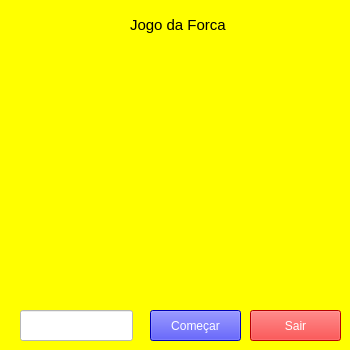
<?xml version="1.0" encoding="UTF-8"?>
<ui version="4.0">
 <class>Jogoforca</class>
 <widget class="QWidget" name="Jogoforca">
  <property name="geometry">
   <rect>
    <x>0</x>
    <y>0</y>
    <width>350</width>
    <height>350</height>
   </rect>
  </property>
  <property name="minimumSize">
   <size>
    <width>350</width>
    <height>350</height>
   </size>
  </property>
  <property name="maximumSize">
   <size>
    <width>350</width>
    <height>350</height>
   </size>
  </property>
  <property name="windowTitle">
   <string>Jogo da Forca</string>
  </property>
  <property name="styleSheet">
   <string notr="true">background-color: yellow;</string>
  </property>
  <widget class="QLabel" name="label">
   <property name="geometry">
    <rect>
     <x>130</x>
     <y>0</y>
     <width>110</width>
     <height>50</height>
    </rect>
   </property>
   <property name="minimumSize">
    <size>
     <width>110</width>
     <height>50</height>
    </size>
   </property>
   <property name="maximumSize">
    <size>
     <width>110</width>
     <height>50</height>
    </size>
   </property>
   <property name="styleSheet">
    <string notr="true">font: 15px;
background-color:transparent;</string>
   </property>
   <property name="text">
    <string>Jogo da Forca</string>
   </property>
  </widget>
  <widget class="QPushButton" name="sairforca">
   <property name="geometry">
    <rect>
     <x>250</x>
     <y>310</y>
     <width>91</width>
     <height>31</height>
    </rect>
   </property>
   <property name="styleSheet">
    <string notr="true">background-color: red;
color: white;</string>
   </property>
   <property name="text">
    <string>Sair</string>
   </property>
  </widget>
  <widget class="QLabel" name="Informacoes">
   <property name="geometry">
    <rect>
     <x>150</x>
     <y>220</y>
     <width>201</width>
     <height>41</height>
    </rect>
   </property>
   <property name="styleSheet">
    <string notr="true">background-color:transparent;
font-size:15px;
</string>
   </property>
   <property name="text">
    <string/>
   </property>
  </widget>
  <widget class="QLabel" name="palavracerta">
   <property name="geometry">
    <rect>
     <x>10</x>
     <y>240</y>
     <width>151</width>
     <height>51</height>
    </rect>
   </property>
   <property name="styleSheet">
    <string notr="true">font-size:15px;
background-color:transparent;</string>
   </property>
   <property name="text">
    <string/>
   </property>
  </widget>
  <widget class="QLabel" name="cabeca">
   <property name="enabled">
    <bool>true</bool>
   </property>
   <property name="geometry">
    <rect>
     <x>90</x>
     <y>70</y>
     <width>41</width>
     <height>41</height>
    </rect>
   </property>
   <property name="text">
    <string/>
   </property>
   <property name="pixmap">
    <pixmap>../img/cabeça.png</pixmap>
   </property>
   <property name="scaledContents">
    <bool>true</bool>
   </property>
  </widget>
  <widget class="QLabel" name="corpo">
   <property name="enabled">
    <bool>true</bool>
   </property>
   <property name="geometry">
    <rect>
     <x>90</x>
     <y>110</y>
     <width>41</width>
     <height>31</height>
    </rect>
   </property>
   <property name="text">
    <string/>
   </property>
   <property name="pixmap">
    <pixmap>../img/corpo.png</pixmap>
   </property>
   <property name="scaledContents">
    <bool>true</bool>
   </property>
  </widget>
  <widget class="QLabel" name="bdireito">
   <property name="enabled">
    <bool>true</bool>
   </property>
   <property name="geometry">
    <rect>
     <x>130</x>
     <y>100</y>
     <width>31</width>
     <height>71</height>
    </rect>
   </property>
   <property name="text">
    <string/>
   </property>
   <property name="pixmap">
    <pixmap>../img/braçodireito.png</pixmap>
   </property>
   <property name="scaledContents">
    <bool>true</bool>
   </property>
  </widget>
  <widget class="QLabel" name="pesquerdo">
   <property name="enabled">
    <bool>true</bool>
   </property>
   <property name="geometry">
    <rect>
     <x>80</x>
     <y>140</y>
     <width>31</width>
     <height>51</height>
    </rect>
   </property>
   <property name="text">
    <string/>
   </property>
   <property name="pixmap">
    <pixmap>../img/péesquerdo.png</pixmap>
   </property>
   <property name="scaledContents">
    <bool>true</bool>
   </property>
  </widget>
  <widget class="QLabel" name="pdireito">
   <property name="enabled">
    <bool>true</bool>
   </property>
   <property name="geometry">
    <rect>
     <x>110</x>
     <y>140</y>
     <width>31</width>
     <height>51</height>
    </rect>
   </property>
   <property name="text">
    <string/>
   </property>
   <property name="pixmap">
    <pixmap>../img/pédireito.png</pixmap>
   </property>
   <property name="scaledContents">
    <bool>true</bool>
   </property>
  </widget>
  <widget class="QLabel" name="luffy">
   <property name="enabled">
    <bool>true</bool>
   </property>
   <property name="geometry">
    <rect>
     <x>220</x>
     <y>60</y>
     <width>101</width>
     <height>161</height>
    </rect>
   </property>
   <property name="text">
    <string/>
   </property>
   <property name="pixmap">
    <pixmap>../img/gear5.jpg</pixmap>
   </property>
   <property name="scaledContents">
    <bool>true</bool>
   </property>
  </widget>
  <widget class="QLabel" name="letraschutadas">
   <property name="geometry">
    <rect>
     <x>180</x>
     <y>270</y>
     <width>151</width>
     <height>31</height>
    </rect>
   </property>
   <property name="styleSheet">
    <string notr="true">background-color:transparent;
font-size:15px;
color: rgb(255, 255, 0);</string>
   </property>
   <property name="text">
    <string/>
   </property>
  </widget>
  <widget class="QLabel" name="besquerdo">
   <property name="enabled">
    <bool>true</bool>
   </property>
   <property name="geometry">
    <rect>
     <x>60</x>
     <y>90</y>
     <width>31</width>
     <height>71</height>
    </rect>
   </property>
   <property name="styleSheet">
    <string notr="true">background-color:transparent;</string>
   </property>
   <property name="text">
    <string/>
   </property>
   <property name="pixmap">
    <pixmap>../img/braçoesquerdo.png</pixmap>
   </property>
   <property name="scaledContents">
    <bool>true</bool>
   </property>
  </widget>
  <widget class="QLineEdit" name="chute">
   <property name="geometry">
    <rect>
     <x>20</x>
     <y>310</y>
     <width>113</width>
     <height>31</height>
    </rect>
   </property>
   <property name="styleSheet">
    <string notr="true">background-color:white;
font-size:15px;</string>
   </property>
  </widget>
  <widget class="QPushButton" name="enviar2">
   <property name="geometry">
    <rect>
     <x>150</x>
     <y>310</y>
     <width>91</width>
     <height>31</height>
    </rect>
   </property>
   <property name="styleSheet">
    <string notr="true">background-color: blue;
color: white;</string>
   </property>
   <property name="text">
    <string>Começar</string>
   </property>
  </widget>
  <widget class="QLabel" name="label_3">
   <property name="geometry">
    <rect>
     <x>-10</x>
     <y>0</y>
     <width>361</width>
     <height>361</height>
    </rect>
   </property>
   <property name="text">
    <string/>
   </property>
   <property name="pixmap">
    <pixmap>../img/wano.png</pixmap>
   </property>
   <property name="scaledContents">
    <bool>true</bool>
   </property>
  </widget>
  <widget class="QLabel" name="label_4">
   <property name="geometry">
    <rect>
     <x>-40</x>
     <y>-20</y>
     <width>191</width>
     <height>231</height>
    </rect>
   </property>
   <property name="styleSheet">
    <string notr="true">background-color:transparent;
</string>
   </property>
   <property name="text">
    <string/>
   </property>
   <property name="pixmap">
    <pixmap>../img/fisk.png</pixmap>
   </property>
   <property name="scaledContents">
    <bool>true</bool>
   </property>
  </widget>
  <zorder>label_3</zorder>
  <zorder>label</zorder>
  <zorder>sairforca</zorder>
  <zorder>Informacoes</zorder>
  <zorder>palavracerta</zorder>
  <zorder>cabeca</zorder>
  <zorder>corpo</zorder>
  <zorder>bdireito</zorder>
  <zorder>pesquerdo</zorder>
  <zorder>pdireito</zorder>
  <zorder>luffy</zorder>
  <zorder>letraschutadas</zorder>
  <zorder>besquerdo</zorder>
  <zorder>chute</zorder>
  <zorder>enviar2</zorder>
  <zorder>label_4</zorder>
 </widget>
 <resources>
  <include location="../img/fotinhas.qrc"/>
 </resources>
 <connections/>
</ui>
